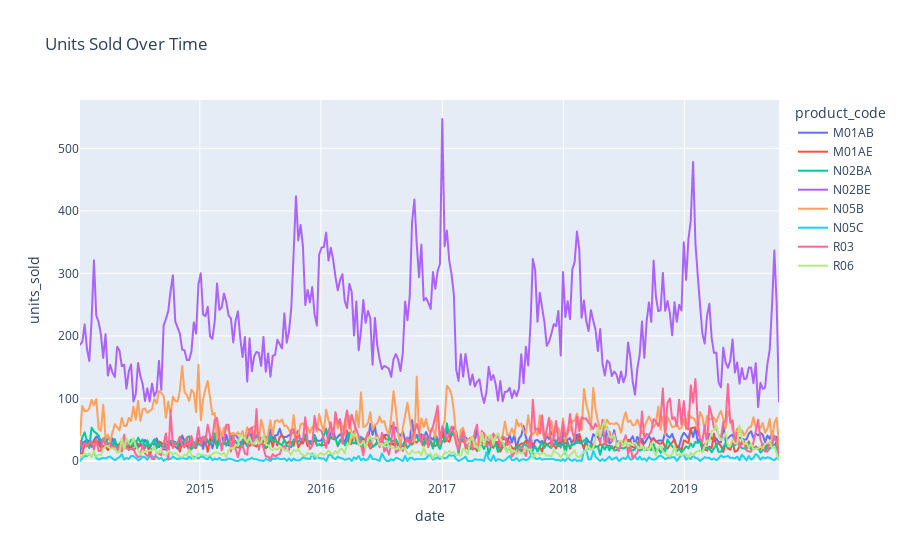

The notebook cell this image was saved under:
### Code cell
# 1. Units sold over time
fig = px.line(sales_long, x='date', y='units_sold', color='product_code', title='Units Sold Over Time')
fig.show()

# 2. Safety stock heatmap (stockout risk)
stockout = sales_long.pivot_table(index='product_code', columns='date', values='safety_stock')
plt.figure(figsize=(12,6))
sns.heatmap(stockout, cmap='Reds')
plt.title('Safety Stock Risk Heatmap')
plt.show()

### Figure 1 — Plotly figure (JSON) as saved in the notebook; plotly's stock layout.template omitted (floating-point values rounded to 4 significant figures; data arrays with more than 128 entries replaced by an {"elided": "..."} marker saying what was removed)
{"data": [{"hovertemplate": "product_code=M01AB<br>date=%{x}<br>units_sold=%{y}<extra></extra>", "legendgroup": "M01AB", "line": {"color": "#636efa", "dash": "solid"}, "marker": {"symbol": "circle"}, "mode": "lines", "name": "M01AB", "showlegend": true, "type": "scattergl", "x": {"elided": "302 str values"}, "xaxis": "x", "y": {"elided": "302 float values"}, "yaxis": "y"}, {"hovertemplate": "product_code=M01AE<br>date=%{x}<br>units_sold=%{y}<extra></extra>", "legendgroup": "M01AE", "line": {"color": "#EF553B", "dash": "solid"}, "marker": {"symbol": "circle"}, "mode": "lines", "name": "M01AE", "showlegend": true, "type": "scattergl", "x": {"elided": "302 str values"}, "xaxis": "x", "y": {"elided": "302 float values"}, "yaxis": "y"}, {"hovertemplate": "product_code=N02BA<br>date=%{x}<br>units_sold=%{y}<extra></extra>", "legendgroup": "N02BA", "line": {"color": "#00cc96", "dash": "solid"}, "marker": {"symbol": "circle"}, "mode": "lines", "name": "N02BA", "showlegend": true, "type": "scattergl", "x": {"elided": "302 str values"}, "xaxis": "x", "y": {"elided": "302 float values"}, "yaxis": "y"}, {"hovertemplate": "product_code=N02BE<br>date=%{x}<br>units_sold=%{y}<extra></extra>", "legendgroup": "N02BE", "line": {"color": "#ab63fa", "dash": "solid"}, "marker": {"symbol": "circle"}, "mode": "lines", "name": "N02BE", "showlegend": true, "type": "scattergl", "x": {"elided": "302 str values"}, "xaxis": "x", "y": {"elided": "302 float values"}, "yaxis": "y"}, {"hovertemplate": "product_code=N05B<br>date=%{x}<br>units_sold=%{y}<extra></extra>", "legendgroup": "N05B", "line": {"color": "#FFA15A", "dash": "solid"}, "marker": {"symbol": "circle"}, "mode": "lines", "name": "N05B", "showlegend": true, "type": "scattergl", "x": {"elided": "302 str values"}, "xaxis": "x", "y": {"elided": "302 float values"}, "yaxis": "y"}, {"hovertemplate": "product_code=N05C<br>date=%{x}<br>units_sold=%{y}<extra></extra>", "legendgroup": "N05C", "line": {"color": "#19d3f3", "dash": "solid"}, "marker": {"symbol": "circle"}, "mode": "lines", "name": "N05C", "showlegend": true, "type": "scattergl", "x": {"elided": "302 str values"}, "xaxis": "x", "y": {"elided": "302 float values"}, "yaxis": "y"}, {"hovertemplate": "product_code=R03<br>date=%{x}<br>units_sold=%{y}<extra></extra>", "legendgroup": "R03", "line": {"color": "#FF6692", "dash": "solid"}, "marker": {"symbol": "circle"}, "mode": "lines", "name": "R03", "showlegend": true, "type": "scattergl", "x": {"elided": "302 str values"}, "xaxis": "x", "y": {"elided": "302 float values"}, "yaxis": "y"}, {"hovertemplate": "product_code=R06<br>date=%{x}<br>units_sold=%{y}<extra></extra>", "legendgroup": "R06", "line": {"color": "#B6E880", "dash": "solid"}, "marker": {"symbol": "circle"}, "mode": "lines", "name": "R06", "showlegend": true, "type": "scattergl", "x": {"elided": "302 str values"}, "xaxis": "x", "y": {"elided": "302 float values"}, "yaxis": "y"}], "layout": {"legend": {"title": {"text": "product_code"}, "tracegroupgap": 0}, "title": {"text": "Units Sold Over Time"}, "xaxis": {"anchor": "y", "domain": [0, 1], "title": {"text": "date"}}, "yaxis": {"anchor": "x", "domain": [0, 1], "title": {"text": "units_sold"}}}}
